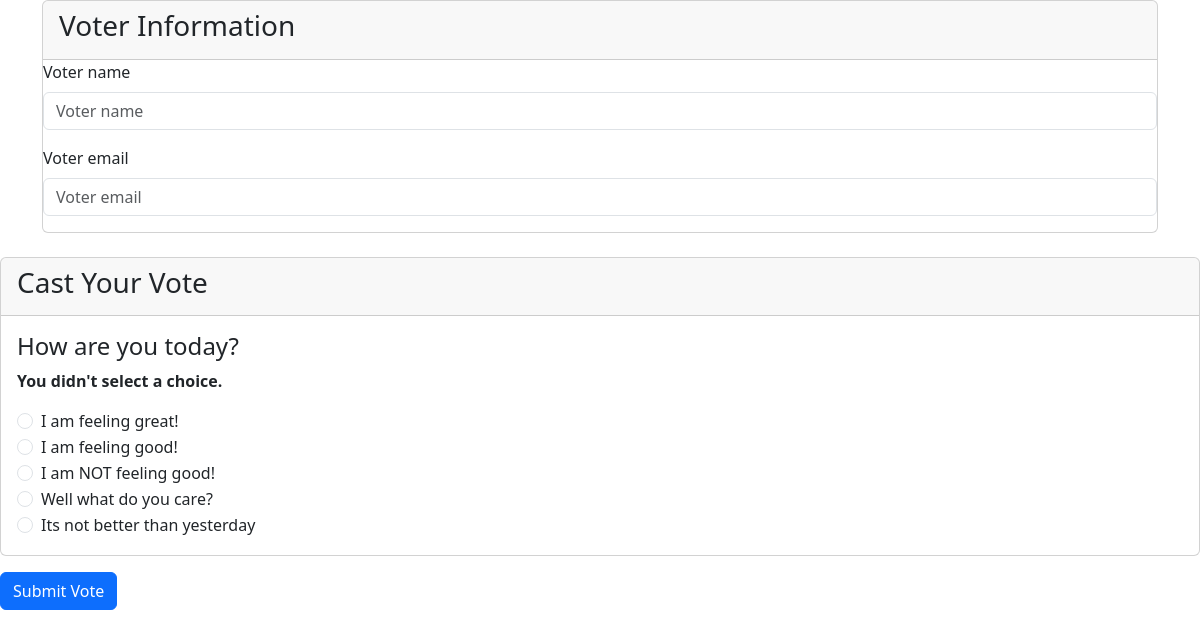
The page /polls/1/vote/ on the database its author committed.
### polls/models.py (models this page shows, shortened)
class Question(models.Model):
    question_text=models.CharField(max_length=200)
    pub_date = models.DateTimeField("date published")

class Choice(models.Model):
    question = models.ForeignKey(Question,on_delete=models.CASCADE)
    choice_text = models.CharField(max_length=200)
    votes = models.IntegerField(default=0)

### polls/views.py (the view, shortened to what this page needs)
# urls.py: path("<int:question_id>/vote/",views.vote,name="vote"),
def vote(request, question_id):
    question = get_object_or_404(Question, pk=question_id)
    form = VoterForm(request.POST)
    try:
        selected_choice = question.choice_set.get(pk=request.POST["choice"])
    except (KeyError, Choice.DoesNotExist):
        return render(
            request,
            "polls/detail.html",
            {
                "question": question,
                "form": form,
                "error_message": "You didn't select a choice.",
            },
        )

### polls/forms.py
class VoterForm(ModelForm):
    class Meta:
        model = Voter
        fields = ['voter_name', 'voter_email']
        widgets = {
            'voter_name': forms.TextInput(attrs={'class': 'form-control'}),
            'voter_email': forms.TextInput(attrs={'class': 'form-control'}),
        }

### polls/templates/polls/detail.html (shortened to what this page needs)
{% load django_bootstrap5 %} {% bootstrap_css %} {% bootstrap_javascript %}
<div class="container">
    <form action="{% url 'polls:vote' question.id %}" method="post" class="form">
        <div class="card mb-4">
            <div class="card-header">
                <h3>Voter Information</h3>
            </div>
                {% bootstrap_form form %}
            </div>
        </div>
        <div class="card">
            <div class="card-header">
                <h3>Cast Your Vote</h3>
            </div>
            <div class="card-body">
                <fieldset>
                    <h4>{{ question.question_text }}</h4>
                    {% if error_message %}<p><strong>{{ error_message }}</strong></p>{% endif %}
                    {% for choice in question.choice_set.all %}
                    <div class="form-check">
                        <input class="form-check-input" type="radio" name="choice" id="choice{{ forloop.counter }}" value="{{ choice.id }}">
                        <label class="form-check-label" for="choice{{ forloop.counter }}">
                            {{ choice.choice_text }}
                        </label>
                    </div>
                    {% endfor %}
                </fieldset>
            </div>
        </div>
        <div class="mt-3">
            <button type="submit" class="btn btn-primary">Submit Vote</button>
        </div>

### rows shown on the page
Question: question_text "How are you today?"
Choice: choice_text "I am feeling great!"
Choice: choice_text "I am feeling good!"
Choice: choice_text "I am NOT feeling good!"
Choice: choice_text "Well what do you care?"
Choice: choice_text "Its not better than yesterday"

### other values the page prints
{{ error_message }} "You didn't select a choice."
